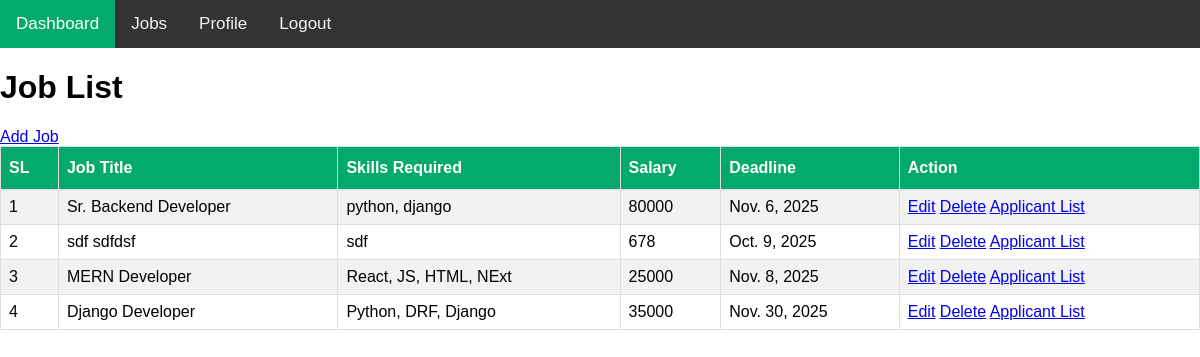
The app's page /job-list/ (signed in) with its own data.
### job_portal_app/models.py (models this page shows)
class JobPostModel(models.Model):
    posted_by = models.ForeignKey(EmployerModel, on_delete=models.CASCADE, related_name='employeer_job', null=True)
    job_title = models.CharField(max_length=255, null=True)
    description = models.CharField(max_length=255, null=True)
    skills_required = models.CharField(max_length=255, null=True)
    salary = models.IntegerField(null=True)
    deadline = models.DateField(null=True)
    posted_date = models.DateField(auto_now_add=True, null=True)

### job_portal_app/views.py (the view)
# urls.py: path('job-list/',job_list, name='job_list'),
def job_list(request):
    current_user = request.user
    user_type = current_user.user_type
    if user_type == 'JobSeeker':
        job_data = JobPostModel.objects.all()
    else:
        job_data = JobPostModel.objects.filter(posted_by__employer = current_user)
    context = {
        'job_data': job_data
    }
    return render(request, 'jobs/job-list.html', context)

### job_portal_app/templates/jobs/job-list.html (shortened to what this page needs)
{% extends 'master/base.html' %}
{% block content %}
<h1>Job List</h1>
{% if request.user.user_type == 'Employer' %}
<a href="{% url 'add_job' %}">Add Job</a>
{% endif %}
<table>
    <tr>
        <th>SL</th>
        <th>Job Title</th>
        <th>Skills Required</th>
        <th>Salary</th>
        <th>Deadline</th>
        <th>Action</th>
    </tr>
    {% for job in job_data %}
    <tr>
        <td>{{forloop.counter}}</td>
        <td>{{job.job_title}}</td>
        <td>{{job.skills_required}}</td>
        <td>{{job.salary}}</td>
        <td>{{job.deadline}}</td>
        <td>
            {% if request.user.user_type == 'Employer' %}
            <a href="{% url 'update_job' job.id %}">Edit</a>
            <a href="{% url 'delete_job' job.id %}">Delete</a>
            <a href="{% url 'applicant_list' job.id %}">Applicant List</a>
            {% else %}
            <a href="{% url 'applied_job' job.id %}">Apply Now</a>
            {% endif %}
        </td>
    </tr>
    {% endfor %}
</table>
{% endblock content %}

### job_portal_app/templates/master/base.html (style rules this page uses)
body { margin: 0; font-family: Arial, Helvetica, sans-serif; }
table { font-family: Arial, Helvetica, sans-serif; border-collapse: collapse; width: 100%; }
td, th { border: 1px solid #ddd; padding: 8px; }
tr:nth-child(even) { background-color: #f2f2f2; }
th { padding-top: 12px; padding-bottom: 12px; text-align: left; background-color: #04AA6D; color: white; }

### records on screen
JobPostModel: job_title "Sr. Backend Developer", skills_required "python, django", salary "80000", deadline "Nov. 6, 2025"
JobPostModel: job_title "sdf sdfdsf", skills_required "sdf", salary "678", deadline "Oct. 9, 2025"
JobPostModel: job_title "MERN Developer", skills_required "React, JS, HTML, NExt", salary "25000", deadline "Nov. 8, 2025"
JobPostModel: job_title "Django Developer", skills_required "Python, DRF, Django", salary "35000", deadline "Nov. 30, 2025"
